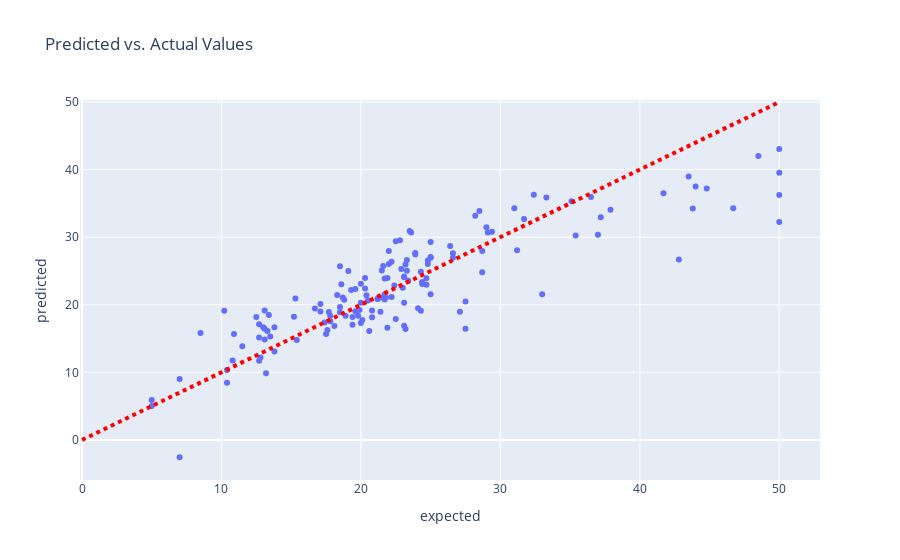

Notebook source saved alongside this figure:
### Code cell
%matplotlib inline
# Import plotting package
import plotly.express as px

# Put data to plot in dataframe
df_plot = pd.DataFrame({'expected':expected, 'predicted':predicted})

# Make scatter plot from data
fig = px.scatter(
    df_plot, 
    x='expected', 
    y='predicted',
    title='Predicted vs. Actual Values')

# Add straight line indicating perfect model
fig.add_shape(type="line",
    x0=0, y0=0, x1=50, y1=50,
    line=dict(
        color="Red",
        width=4,
        dash="dot",
    )
)

# Show figure
fig.show()

### Figure 1 — Plotly figure (JSON) as saved in the notebook; plotly's stock layout.template omitted (floating-point values rounded to 4 significant figures; data arrays with more than 128 entries replaced by an {"elided": "..."} marker saying what was removed)
{"data": [{"hovertemplate": "expected=%{x}<br>predicted=%{y}<extra></extra>", "legendgroup": "", "marker": {"color": "#636efa", "symbol": "circle"}, "mode": "markers", "name": "", "orientation": "v", "showlegend": false, "type": "scatter", "x": {"elided": "152 float values"}, "xaxis": "x", "y": {"elided": "152 float values"}, "yaxis": "y"}], "layout": {"legend": {"tracegroupgap": 0}, "shapes": [{"line": {"color": "Red", "dash": "dot", "width": 4}, "type": "line", "x0": 0, "x1": 50, "y0": 0, "y1": 50}], "title": {"text": "Predicted vs. Actual Values"}, "xaxis": {"anchor": "y", "domain": [0, 1], "title": {"text": "expected"}}, "yaxis": {"anchor": "x", "domain": [0, 1], "title": {"text": "predicted"}}}}
